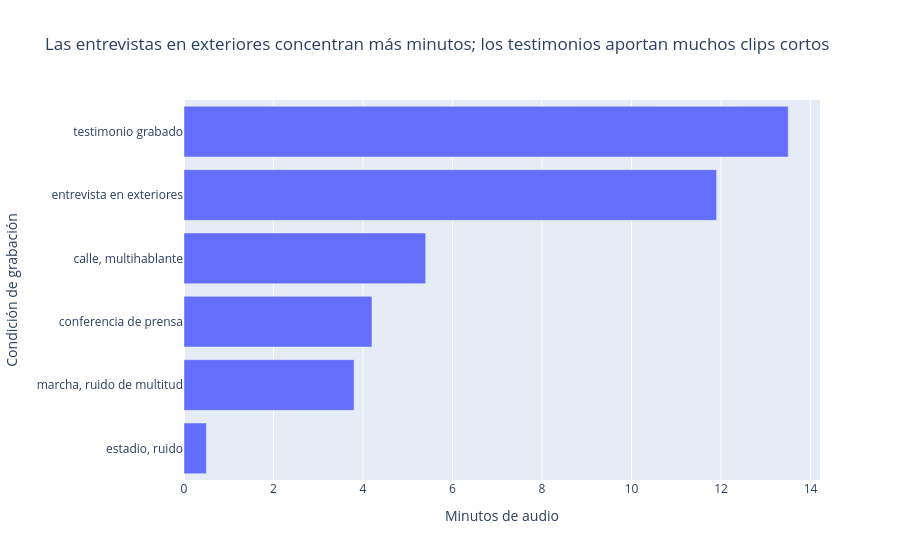
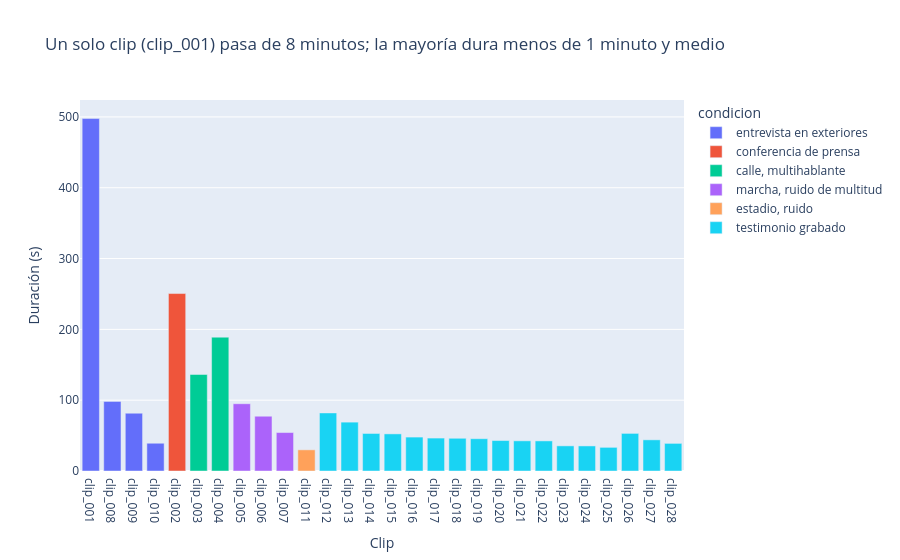

Write notebook code for charts like these, in order.
### Code cell
por_cond = audio.groupby("condicion", as_index=False)["duracion_seg"].sum()
por_cond["minutos"] = (por_cond["duracion_seg"] / 60).round(1)
fig = px.bar(por_cond.sort_values("minutos"), x="minutos", y="condicion", orientation="h",
             title="Las entrevistas en exteriores concentran más minutos; los testimonios aportan muchos clips cortos",
             labels={"minutos": "Minutos de audio", "condicion": "Condición de grabación"})
fig.show()
fig = px.bar(audio, x="id", y="duracion_seg", color="condicion",
             title="Un solo clip (clip_001) pasa de 8 minutos; la mayoría dura menos de 1 minuto y medio",
             labels={"duracion_seg": "Duración (s)", "id": "Clip"})
fig.show()

### Figure 1 — Plotly figure (JSON) as saved in the notebook; plotly's stock layout.template omitted (floating-point values rounded to 4 significant figures)
{"data": [{"hovertemplate": "Minutos de audio=%{x}<br>Condición de grabación=%{y}<extra></extra>", "legendgroup": "", "marker": {"color": "#636efa", "pattern": {"shape": ""}}, "name": "", "orientation": "h", "showlegend": false, "textposition": "auto", "type": "bar", "x": [0.5, 3.8, 4.2, 5.4, 11.9, 13.5], "xaxis": "x", "y": ["estadio, ruido", "marcha, ruido de multitud", "conferencia de prensa", "calle, multihablante", "entrevista en exteriores", "testimonio grabado"], "yaxis": "y"}], "layout": {"barmode": "relative", "legend": {"tracegroupgap": 0}, "title": {"text": "Las entrevistas en exteriores concentran más minutos; los testimonios aportan muchos clips cortos"}, "xaxis": {"anchor": "y", "domain": [0.0, 1.0], "title": {"text": "Minutos de audio"}}, "yaxis": {"anchor": "x", "domain": [0.0, 1.0], "title": {"text": "Condición de grabación"}}}}

### Figure 2 — Plotly figure (JSON) as saved in the notebook; plotly's stock layout.template omitted (floating-point values rounded to 4 significant figures)
{"data": [{"hovertemplate": "condicion=entrevista en exteriores<br>Clip=%{x}<br>Duración (s)=%{y}<extra></extra>", "legendgroup": "entrevista en exteriores", "marker": {"color": "#636efa", "pattern": {"shape": ""}}, "name": "entrevista en exteriores", "orientation": "v", "showlegend": true, "textposition": "auto", "type": "bar", "x": ["clip_001", "clip_008", "clip_009", "clip_010"], "xaxis": "x", "y": [497.7, 98.3, 81.6, 39.2], "yaxis": "y"}, {"hovertemplate": "condicion=conferencia de prensa<br>Clip=%{x}<br>Duración (s)=%{y}<extra></extra>", "legendgroup": "conferencia de prensa", "marker": {"color": "#EF553B", "pattern": {"shape": ""}}, "name": "conferencia de prensa", "orientation": "v", "showlegend": true, "textposition": "auto", "type": "bar", "x": ["clip_002"], "xaxis": "x", "y": [250.6], "yaxis": "y"}, {"hovertemplate": "condicion=calle, multihablante<br>Clip=%{x}<br>Duración (s)=%{y}<extra></extra>", "legendgroup": "calle, multihablante", "marker": {"color": "#00cc96", "pattern": {"shape": ""}}, "name": "calle, multihablante", "orientation": "v", "showlegend": true, "textposition": "auto", "type": "bar", "x": ["clip_003", "clip_004"], "xaxis": "x", "y": [136.3, 189.0], "yaxis": "y"}, {"hovertemplate": "condicion=marcha, ruido de multitud<br>Clip=%{x}<br>Duración (s)=%{y}<extra></extra>", "legendgroup": "marcha, ruido de multitud", "marker": {"color": "#ab63fa", "pattern": {"shape": ""}}, "name": "marcha, ruido de multitud", "orientation": "v", "showlegend": true, "textposition": "auto", "type": "bar", "x": ["clip_005", "clip_006", "clip_007"], "xaxis": "x", "y": [95.0, 77.4, 54.3], "yaxis": "y"}, {"hovertemplate": "condicion=estadio, ruido<br>Clip=%{x}<br>Duración (s)=%{y}<extra></extra>", "legendgroup": "estadio, ruido", "marker": {"color": "#FFA15A", "pattern": {"shape": ""}}, "name": "estadio, ruido", "orientation": "v", "showlegend": true, "textposition": "auto", "type": "bar", "x": ["clip_011"], "xaxis": "x", "y": [29.9], "yaxis": "y"}, {"hovertemplate": "condicion=testimonio grabado<br>Clip=%{x}<br>Duración (s)=%{y}<extra></extra>", "legendgroup": "testimonio grabado", "marker": {"color": "#19d3f3", "pattern": {"shape": ""}}, "name": "testimonio grabado", "orientation": "v", "showlegend": true, "textposition": "auto", "type": "bar", "x": ["clip_012", "clip_013", "clip_014", "clip_015", "clip_016", "clip_017", "clip_018", "clip_019", "clip_020", "clip_021", "clip_022", "clip_023", "clip_024", "clip_025", "clip_026", "clip_027", "clip_028"], "xaxis": "x", "y": [82.0, 69.0, 53.0, 52.4, 47.9, 46.5, 46.2, 45.6, 43.0, 42.6, 42.5, 35.5, 35.4, 33.4, 53.1, 44.0, 39.0], "yaxis": "y"}], "layout": {"barmode": "relative", "legend": {"title": {"text": "condicion"}, "tracegroupgap": 0}, "title": {"text": "Un solo clip (clip_001) pasa de 8 minutos; la mayoría dura menos de 1 minuto y medio"}, "xaxis": {"anchor": "y", "domain": [0.0, 1.0], "title": {"text": "Clip"}}, "yaxis": {"anchor": "x", "domain": [0.0, 1.0], "title": {"text": "Duración (s)"}}}}
